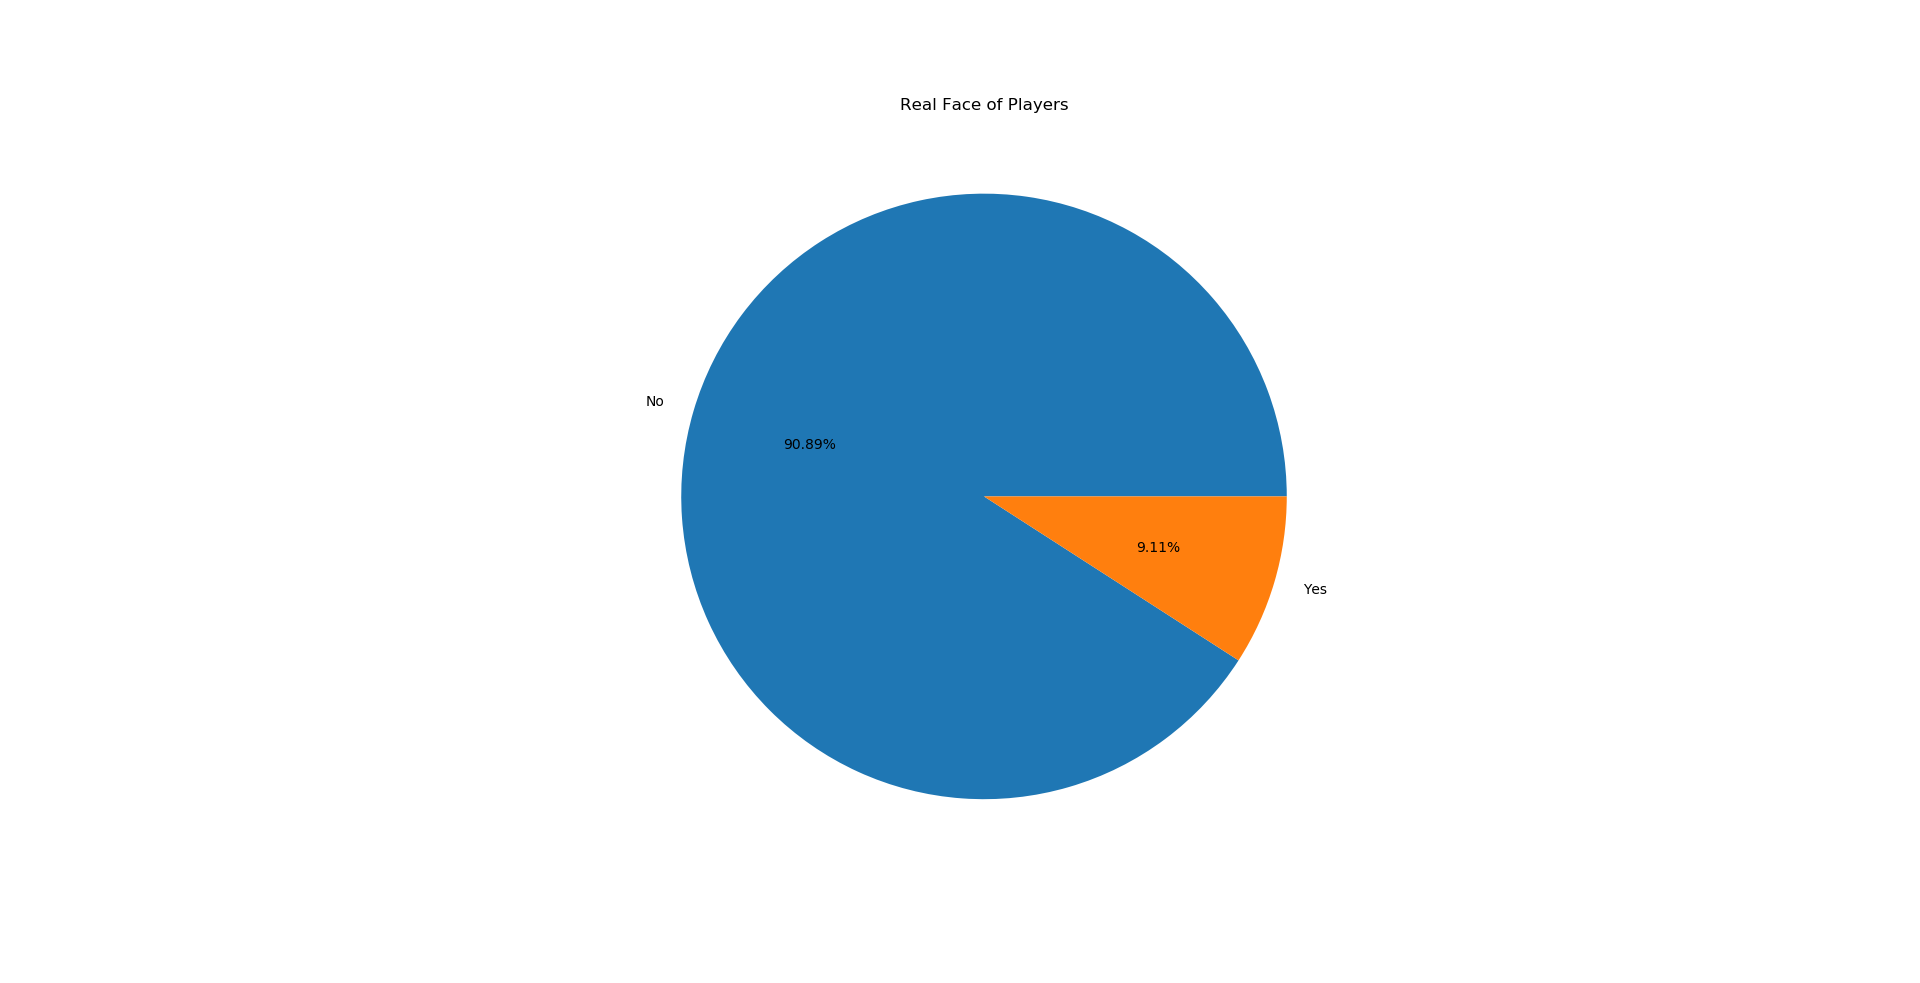

Source code (Python):
import pylab as g
import pandasql as s
import pandas as p

face_d = p.read_excel(r"C:\Users\Hp\Documents\Data Science Project\data\Football Data New Excel Format.xlsx","RealFace")

df = s.sqldf("select RealFace,count(*)\"Total\" from face_d group by RealFace;")

g.title("Real Face of Players")
g.pie(df.Total,labels=df.RealFace,autopct="%.2f%%")
g.show()
